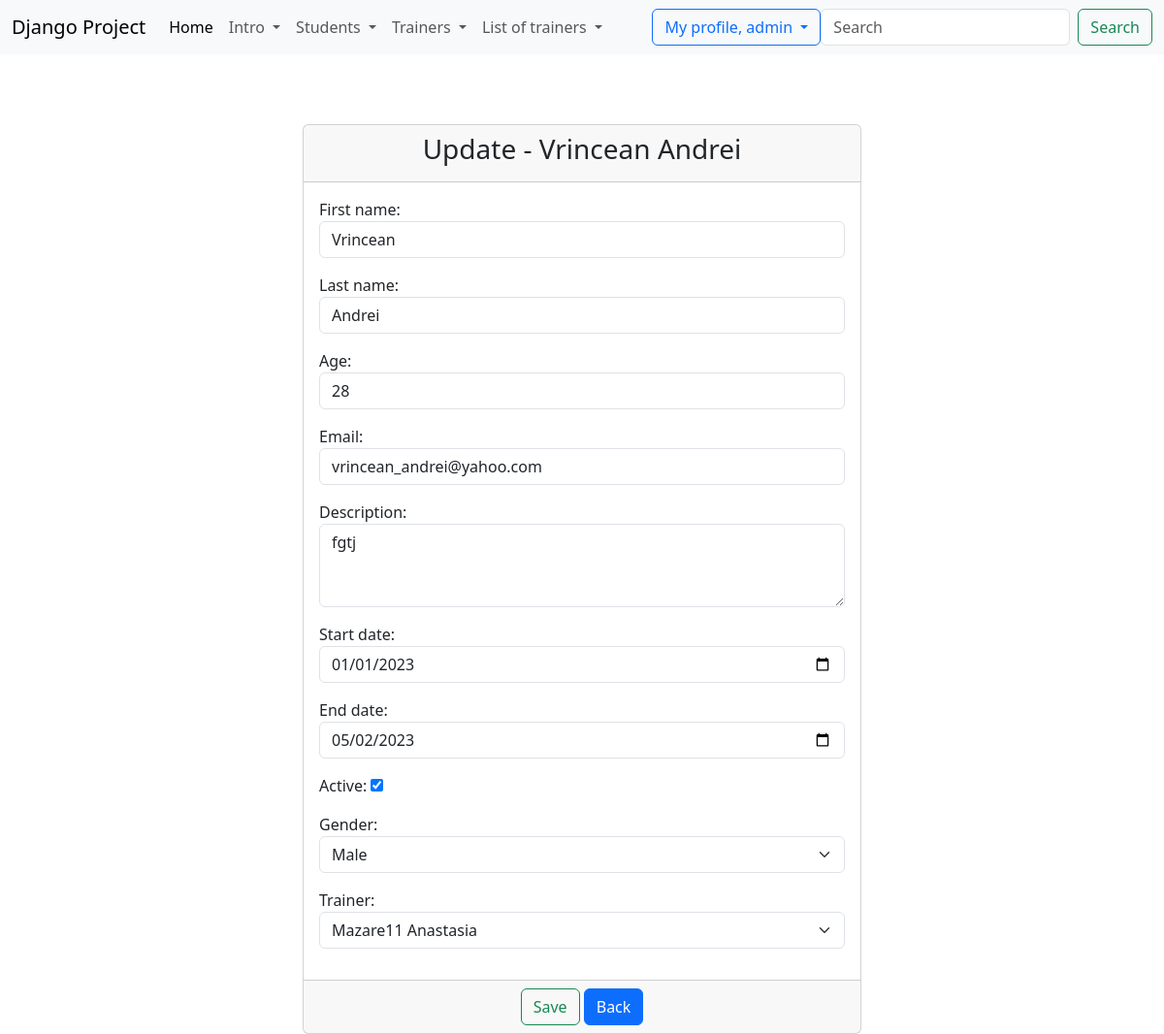
The page /update_student/1/ (signed in) on the database its author committed.
### student/models.py (models this page shows)
class Student(models.Model):
    gender_options = [('male', 'Male'), ('female', 'Female')]
    first_name = models.CharField(max_length=30)
    last_name = models.CharField(max_length=30)
    age = models.IntegerField()
    email = models.EmailField(max_length=50)
    description = models.TextField(max_length=300)
    start_date = models.DateField()
    end_date = models.DateField()
    active = models.BooleanField(default=True)
    gender = models.CharField(choices=gender_options, max_length=6)
    trainer = models.ForeignKey(Trainer, on_delete=models.CASCADE, null=True)
    created_at = models.DateTimeField(auto_now_add=True)  # auto-now_add salveaza data si ora de creere
    updated_at = models.DateTimeField(auto_now=True)  # auto_now salveaza data ora cand se modifica intrarea
    def __str__(self):
        return f"{self.first_name} {self.last_name}"

### trainer/models.py (models this page shows)
class Trainer(models.Model):
    dep_options = [('bck', 'Backend'), ('frt', 'Frontend'), ('ntw', 'Network')]
    first_name = models.CharField(max_length=20)
    last_name = models.CharField(max_length=20)
    course = models.CharField(max_length=40)
    email = models.EmailField(max_length=50)
    department = models.CharField(choices=dep_options, max_length=6)
    active = models.BooleanField(default=True)
    profile = models.ImageField(upload_to='profiles/', null=True, blank=True)
    file = models.FileField(upload_to='files/', null=True, blank=True)
    created_at = models.DateTimeField(auto_now_add=True)  # auto-now_add salveaza data si ora de creere
    updated_at = models.DateTimeField(auto_now=True)  # auto_now salveaza data ora cand se modifica intrarea
    def __str__(self):
        return f"{self.first_name} {self.last_name}"

### student/views.py (the view, shortened to what this page needs)
# urls.py: path('update_student/<int:pk>/', views.StudentUpdateView.as_view(), name='update-student'),
class StudentUpdateView(LoginRequiredMixin, PermissionRequiredMixin, SuccessMessageMixin, UpdateView):
    template_name = 'student/update_student.html'
    model = Student
    form_class = StudentUpdateForm
    success_url = reverse_lazy('list-of-students')
    success_message = "Student %(first_name_field)s  %(last_name_field)s was updated successfully  "
    permission_required = 'student.change_student'
    permission_denied_message = 'Permission denied today'

### student/forms.py
class StudentUpdateForm(forms.ModelForm):
    class Meta:
        model = Student
        fields = '__all__'
        widgets = {
            'first_name': TextInput(attrs={'placeholder': 'Please enter your first name', 'class': 'form-control'}),
            'last_name': TextInput(attrs={'placeholder': 'Please enter your last name', 'class': 'form-control'}),
            'age': NumberInput(attrs={'placeholder': 'Please enter your age', 'class': 'form-control'}),
            'email': EmailInput(attrs={'placeholder': 'Please enter your email',  'class': 'form-control'}),
            'description': Textarea(attrs={'placeholder': 'Please enter your description', 'class': 'form-control',
                                           'rows': 3}),
            'start_date': DateInput(attrs={'class': 'form-control', 'type': 'date'}),
            'end_date': DateInput(attrs={'class': 'form-control', 'type': 'date'}),
            'gender': Select(attrs={'class': 'form-select'}),
            'trainer': Select(attrs={'class': 'form-select'})
        }

### djangoProject/context_processors.py (called while the page is built)
def get_all_trainers(request):
    return {
        'trainers': Trainer.objects.all()
    }

def get_all_students(request):
    return {
        'students': Student.objects.all()
    }

### templates/student/update_student.html (shortened to what this page needs)
{% extends 'base.html' %}
{% block content %}
    <div class="container-fluid">
        <div class="row">
            <div class="col-md-6 offset-md-3">
                <br><br>
                <div class="card">
                    <div class="card-header">
                        <h3 class="text-center">Update - {{ student }}</h3>
                    </div>
                    <form method="post">
                        <div class="card-body">
                            {{ form.as_p }}
                        </div>
                        <div class="card-footer text-center">
                            <button type="submit" class="btn btn-outline-success">Save</button>
                            <a href="{% url 'list-of-students' %}" class="btn btn-primary">Back</a>
                        </div>
                    </form>
                </div>
            </div>
        </div>
    </div>
{% endblock %}

### templates/navbar.html (shortened to what this page needs)
<nav class="navbar navbar-expand-lg bg-body-tertiary">
    <div class="container-fluid">
        <a class="navbar-brand">Django Project</a>
        <div class="collapse navbar-collapse" id="navbarSupportedContent">
            <ul class="navbar-nav me-auto mb-2 mb-lg-0">
                <li class="nav-item">
                    <a class="nav-link active" aria-current="page" href="{% url 'homepage' %}">Home</a>
                </li>
                {% if user.is_authenticated %}
                    <li class="nav-item dropdown">
                        <a class="nav-link dropdown-toggle" role="button" data-bs-toggle="dropdown"
                           aria-expanded="false">
                            Intro
                        </a>
                    </li>
                    {% if perms.sudent.add_student or perms.student.view_student_list %}
                        <li class="nav-item dropdown">
                            <a class="nav-link dropdown-toggle" role="button" data-bs-toggle="dropdown"
                               aria-expanded="false">
                                Students
                            </a>
                        </li>
                    {% endif %}
                    {% if perms.trainer.add_trainer or perms.trainer.view_list_of_trainers %}
                        <li class="nav-item dropdown">
                            <a class="nav-link dropdown-toggle" role="button" data-bs-toggle="dropdown"
                               aria-expanded="false">
                                Trainers
                            </a>
                        </li>
                    {% endif %}
                         <li class="nav-item dropdown">
                    <a class="nav-link dropdown-toggle" href="#" role="button" data-bs-toggle="dropdown"
                       aria-expanded="false">
                        List of trainers
                    </a>
                </li>
                {% endif %}
            </ul>
            {% if user.is_authenticated %}
                <div class="dropdown">
                    <button class="btn btn-outline-primary dropdown-toggle" type="button" data-bs-toggle="dropdown"
                            aria-expanded="false">
                        My profile, {{ user.username }}
                    </button>
                </div>
                <form class="d-flex" role="search">
                    <input class="form-control me-2" type="search" placeholder="Search" aria-label="Search">
                    <button class="btn btn-outline-success" type="submit">Search</button>
                </form>
                </div>
                </div>
            {% else %}
                <div>
                    <a href="{% url 'login' %}" class="btn btn-outline-success">Login</a>
                    <a href="{% url 'create-user' %}" class="btn btn-outline-success">Sign up</a>
                </div>
            {% endif %}
</nav>

### rows shown on the page
Student: first_name+last_name "Vrincean Andrei", first_name "Vrincean", last_name "Andrei", age "28", email "vrincean_andrei@yahoo.com", description "fgtj", start_date "01/01/2023", end_date "05/02/2023", active "☑", gender "Male", trainer "Mazare11 Anastasia"

### other values the page prints
{{ user.username }} "admin"
